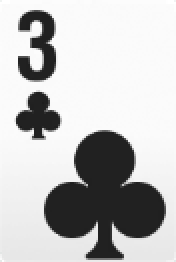
#> input picture tests/vision/fixtures/wepoker/3C.png, 88 x 131 px (shown 2 times larger)
$ python -i corner_glyph_recognizer.py   (imports and definitions only)
#> lines starting #> are read from the running program, lines starting #| are printed output that depends on the picture; after the words box and inside, x2 and y2 are one past the last pixel; in counts of white or black regions, pixels touching at a corner belong together
"""Corner-glyph card recognizer (CardRecognizer Protocol implementation).

Recognizes a card from its *corner index* — the rank glyph and the suit
glyph directly beneath it — rather than template-matching the whole card
face. This is the project's only card recognizer; the whole-card matcher it
replaced is described below and was deleted, not kept alongside.

Why this exists — measured, on real screenshots
-----------------------------------------------
Matching the whole card face conflates three sources of ink: the corner rank,
the corner suit, and the large centre pip. On a real 88x131 card capture this
produced two concrete failures:

* Slicing the corner at a fixed y-offset cut into the bottom of the rank
  glyph *and* truncated the suit glyph, so every template carried a fragment
  of some unrelated digit.
* The large centre pip bleeds into the same x-range as the corner index, so
  a club template silently absorbed part of the centre club and became
  wider than the spade template. ``matchTemplate`` then rescaled one to the
  other's aspect ratio, destroying the very shape difference it was meant to
  measure.

The result was a systematic club/spade collapse: ranks read at 98% while
black suits scored 48% — barely better than a coin flip — and the error was
one-directional (spade almost always won).

This recognizer removes both causes:

* the rank and suit bands are separated by locating connected components
  within each band, so a glyph is never sliced at a fixed offset;
* green table felt visible past the card edge is rejected by colour, so a
  partially-occluded card does not contaminate its own glyph;
* every glyph is letterboxed onto a fixed grid before matching, so shape is
  compared independently of size and aspect ratio is preserved.

Measured on real WePoker captures with template-source images held out:
48/48 cards correct (25 distinct cards, 30 black-suit samples), versus
67.3% for whole-card matching on the same data. On the synthetic test
renders it scores 52/52 on a full deck, so nothing was lost by retiring the
old matcher.

Geometry note
-------------
The corner window is expressed as *fractions* of the card ROI, so it carries
across resolutions, and it is configurable per template set
(:class:`CornerGlyphGeometry`) because it is genuinely platform-specific.

Locating the glyphs by connected components alone — without a window — was
tried and is worse: face-card artwork merges with the corner index, so the
topmost component is a chunk of the King's robe rather than the "K", and
J/Q/K stop being recognized at all (measured: 100% -> 71%). The window is
what holds the face artwork and the centre pip out of frame; the component
search then only has to separate rank from suit inside it.
"""

from __future__ import annotations

from dataclasses import dataclass
from typing import Mapping

import cv2
import numpy as np

from poker_engine.core.enums import Rank, Suit
from poker_engine.core.value_objects import Card

from .protocols import CardRecognition, CardSlotResult, freeze_templates

# Fixed grid every glyph is letterboxed onto before matching.
NORM_SIZE = (40, 40)

# Components smaller than this fraction of the band are noise (JPEG specks,
# anti-aliasing crumbs), not glyphs.
_MIN_AREA_FRACTION = 0.02


@dataclass(frozen=True)
class CornerGlyphGeometry:
    """Where a card's corner index sits, as fractions of the card ROI.

    Defaults are measured from real WePoker H5 card art (88x131). Card faces
    are not laid out identically across platforms — the fraction that keeps
    WePoker's centre pip out of frame also clips the wider corner index of
    the synthetic test renders — so a platform with different proportions
    supplies its own values rather than having one set of numbers stretched
    to fit both.
    """

    rank_band: tuple[float, float] = (0.03, 0.32)
    suit_band: tuple[float, float] = (0.34, 0.55)
    x_window: tuple[float, float] = (0.02, 0.41)

    def __post_init__(self) -> None:
        for name in ("rank_band", "suit_band", "x_window"):
            lo, hi = getattr(self, name)
            if not (0.0 <= lo < hi <= 1.0):
                raise ValueError(f"{name} must be an increasing pair within [0,1]")
#> further down, picture is the input picture: shape (131, 88, 3); mean B, G, R 191.8, 191.8, 191.8


DEFAULT_GEOMETRY = CornerGlyphGeometry()

_RANK_MAP = {
    "A": Rank.ACE, "K": Rank.KING, "Q": Rank.QUEEN, "J": Rank.JACK,
    "T": Rank.TEN, "9": Rank.NINE, "8": Rank.EIGHT, "7": Rank.SEVEN,
    "6": Rank.SIX, "5": Rank.FIVE, "4": Rank.FOUR, "3": Rank.THREE,
    "2": Rank.TWO,
}
_SUIT_MAP = {
    "S": Suit.SPADES, "H": Suit.HEARTS, "D": Suit.DIAMONDS, "C": Suit.CLUBS,
}


@dataclass(frozen=True)
class CornerGlyphTemplateSet:
    """Rank and suit glyph templates, keyed by single-char label."""

    rank_templates: Mapping[str, np.ndarray]
    suit_templates: Mapping[str, np.ndarray]
    version: str
    geometry: CornerGlyphGeometry = DEFAULT_GEOMETRY

    # [27 lines left out: functions __post_init__, _is_felt, not called in this run]


def locate_card_face(roi_image: np.ndarray) -> np.ndarray:
    """Crop ``roi_image`` down to the card face itself.

    A card ROI is not guaranteed to be tight against the card: a slot may
    carry background around it, and an occluded card leaves table felt
    inside its own crop. Corner fractions are meaningless against a ROI
    that is mostly background, so the card face is located first and the
    fractions are applied to *that*.

    The card face is the largest bright region — cards are printed light,
    every table background this runs against is darker. Returns the input
    unchanged when no such region stands out, so an already-tight crop
    passes through untouched.
    """
    if roi_image is None or roi_image.size == 0:
        return roi_image
    gray = (
        cv2.cvtColor(roi_image, cv2.COLOR_BGR2GRAY)
        if roi_image.ndim == 3
        else roi_image
    )
    _, bright = cv2.threshold(gray, 0, 255, cv2.THRESH_BINARY + cv2.THRESH_OTSU)
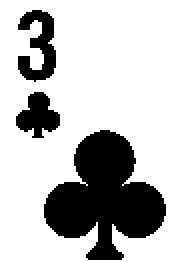
#> bright: shape (131, 88) (shown 2 times larger); 74.3% white; 3 black regions, box (x1, y1, x2, y2) and area: (22, 65, 83, 130) 2266, (9, 5, 28, 41) 391, (8, 46, 30, 69) 310
    bright = cv2.morphologyEx(bright, cv2.MORPH_CLOSE, np.ones((5, 5), np.uint8))
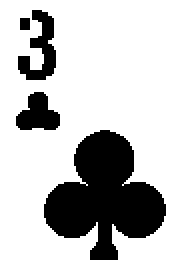
#> bright: shape (131, 88) (shown 2 times larger); 74.9% white; 4 black regions, box (x1, y1, x2, y2) and area: (22, 65, 83, 130) 2247, (9, 5, 28, 40) 331, (8, 46, 30, 65) 280, (10, 9, 15, 15) 30
    count, _labels, stats, _ = cv2.connectedComponentsWithStats(bright, connectivity=8)
#> count = 2; stats = [[8, 5, 75, 125, 2888], [0, 0, 88, 131, 8640]]
    if count <= 1:
        return roi_image

    h, w = gray.shape
#> h = 131; w = 88
    x, y, cw, ch, area = max(
        (stats[i] for i in range(1, count)), key=lambda s: s[4]
    )
#> x = 0; y = 0; cw = 88; ch = 131; area = 8640
    # Ignore a "card" that is really just a sliver of background.
    if area < 0.15 * h * w or cw < 0.3 * w or ch < 0.3 * h:
        return roi_image
    return roi_image[y:y + ch, x:x + cw]


# [74 lines left out: functions isolate_glyph, normalize_glyph, _match, not called in this run]


class CornerGlyphCardRecognizer:
    """Recognize a card by isolating and matching its corner index glyphs."""

    def __init__(self, templates: CornerGlyphTemplateSet) -> None:
        self._templates = templates

    # [28 lines left out: function recognize, not called in this run]


__all__ = [
    "CornerGlyphGeometry",
    "locate_card_face",
    "CornerGlyphTemplateSet",
    "CornerGlyphCardRecognizer",
    "DEFAULT_GEOMETRY",
    "isolate_glyph",
    "normalize_glyph",
]

>>> import cv2
>>> picture = cv2.imread('../../../../tests/vision/fixtures/wepoker/3C.png')
>>> result = locate_card_face(picture)
